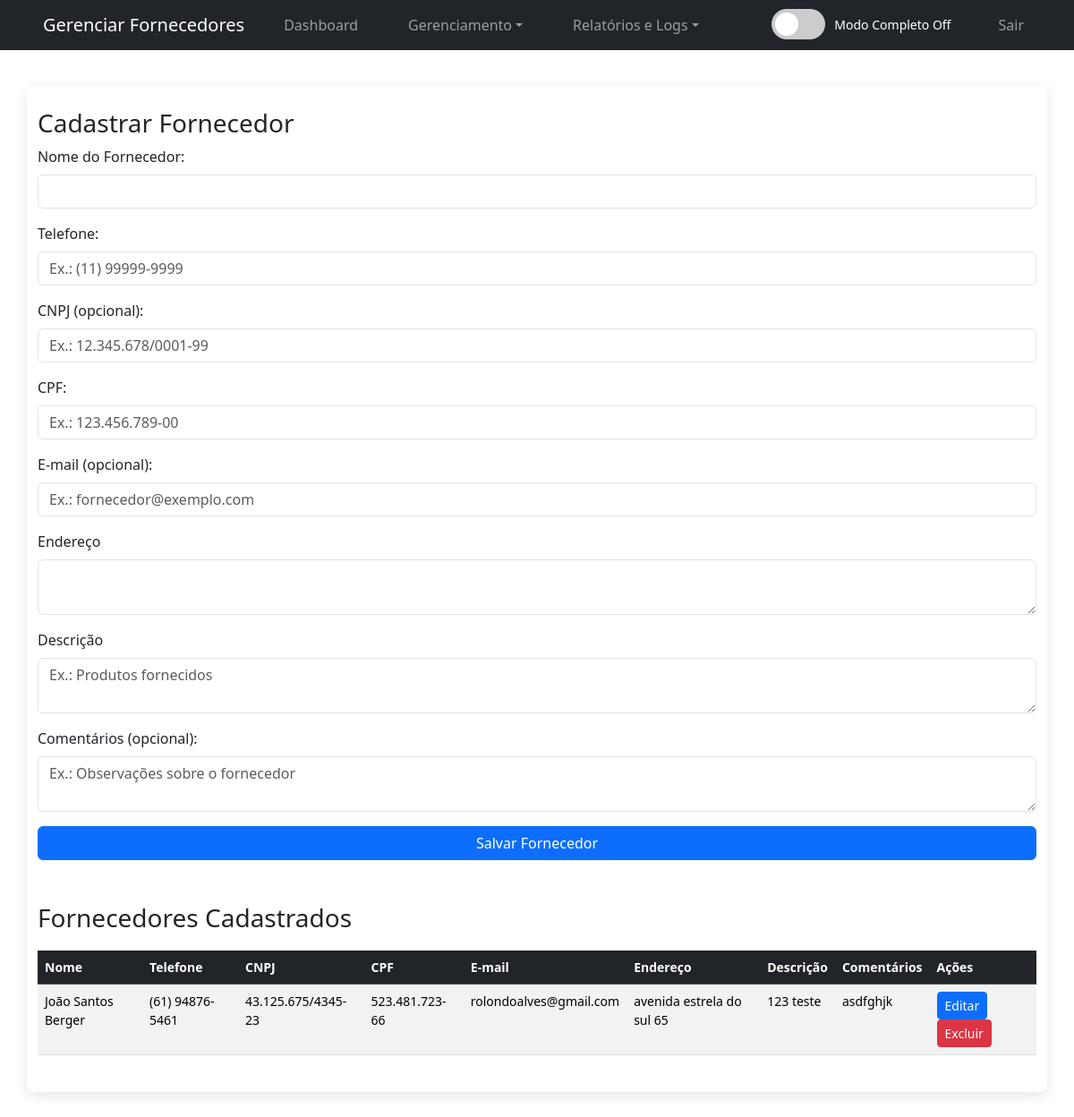
The app's page /gerenciar_fornecedores.php (signed in) with its own data.
### tables this page shows
CREATE TABLE `fornecedores` (
  `id` int(11) NOT NULL AUTO_INCREMENT,
  `nome` varchar(100) NOT NULL,
  `endereco` text DEFAULT NULL,
  `telefone` varchar(20) NOT NULL,
  `cnpj` varchar(18) DEFAULT NULL,
  `cpf` varchar(14) DEFAULT NULL,
  `email` varchar(100) DEFAULT NULL,
  `descrição` text DEFAULT NULL,
  `comentarios` text DEFAULT NULL,
  PRIMARY KEY (`id`)
);

### gerenciar_fornecedores.php (the view, shortened to what this page needs)
<?php
require_once 'conexao.php';
$sql_fornecedores = "SELECT * FROM fornecedores";
$resultado_fornecedores = $conexao->query($sql_fornecedores);
$fornecedores = [];
while ($row = $resultado_fornecedores->fetch_assoc()) {
    $fornecedores[] = $row;
}
?>
<!DOCTYPE html>
<html lang="pt-BR">
<head>
    <link rel="stylesheet" href="style.css">
    <link href="https://cdn.jsdelivr.net/npm/bootstrap@5.3.3/dist/css/bootstrap.min.css" rel="stylesheet">
</head>
<body>
    <?php include 'navbar.php'; ?>
    <div class="container">
        <h3>Cadastrar Fornecedor</h3>
        <form method="POST" action="gerenciar_fornecedores.php">
            <div class="mb-3">
                <label for="nome" class="form-label">Nome do Fornecedor:</label>
                <input type="text" class="form-control" name="nome" required>
            </div>
            <div class="mb-3">
                <label for="telefone" class="form-label">Telefone:</label>
                <input type="text" class="form-control" name="telefone" required placeholder="Ex.: (11) 99999-9999">
            </div>
            <div class="mb-3">
                <label for="cnpj" class="form-label">CNPJ (opcional):</label>
                <input type="text" class="form-control" name="cnpj" placeholder="Ex.: 12.345.678/0001-99">
            </div>
            <div class="mb-3">
                <label for="cpf" class="form-label">CPF:</label>
                <input type="text" class="form-control" name="cpf" placeholder="Ex.: 123.456.789-00">
            </div>
            <div class="mb-3">
                <label for="email" class="form-label">E-mail (opcional):</label>
                <input type="email" class="form-control" name="email" placeholder="Ex.: fornecedor@exemplo.com">
            </div>
            <div class="mb-3">
                <label for="endereco" class="form-label">Endereço</label>
                <textarea class="form-control" name="endereco"></textarea>
            </div>
            <div class="mb-3">
                <label for="descrição" class="form-label">Descrição</label>
                <textarea class="form-control" name="descrição" placeholder="Ex.: Produtos fornecidos"></textarea>
            </div>
            <div class="mb-3">
                <label for="comentarios" class="form-label">Comentários (opcional):</label>
                <textarea class="form-control" name="comentarios" placeholder="Ex.: Observações sobre o fornecedor"></textarea>
            </div>
            <button type="submit" class="btn btn-primary">Salvar Fornecedor</button>
        </form>
        <h3 class="mt-5">Fornecedores Cadastrados</h3>
        <table class="table table-striped table-hover">
            <thead class="table-dark">
                <tr>
                    <th>Nome</th>
                    <th>Telefone</th>
                    <th>CNPJ</th>
                    <th>CPF</th>
                    <th>E-mail</th>
                    <th>Endereço</th>
                    <th>Descrição</th>
                    <th>Comentários</th>
                    <th>Ações</th>
                </tr>
            </thead>
            <tbody>
                <?php if (!empty($fornecedores)): ?>
                    <?php foreach ($fornecedores as $fornecedor): ?>
                        <tr>
                            <td><?php echo htmlspecialchars($fornecedor['nome']); ?></td>
                            <td><?php echo htmlspecialchars($fornecedor['telefone']); ?></td>
                            <td><?php echo $fornecedor['cnpj'] ? htmlspecialchars($fornecedor['cnpj']) : '-'; ?></td>
                            <td><?php echo $fornecedor['cpf'] ? htmlspecialchars($fornecedor['cpf']) : '-'; ?></td>
                            <td><?php echo $fornecedor['email'] ? htmlspecialchars($fornecedor['email']) : '-'; ?></td>
                            <td><?php echo $fornecedor['endereco'] ? htmlspecialchars($fornecedor['endereco']) : '-'; ?></td>
                            <td><?php echo $fornecedor['descrição'] ? htmlspecialchars($fornecedor['descrição']) : '-'; ?></td>
                            <td><?php echo $fornecedor['comentarios'] ? htmlspecialchars($fornecedor['comentarios']) : '-'; ?></td>
                            <td>
                                <a href="editar_fornecedor.php?id=<?php echo $fornecedor['id']; ?>" class="btn btn-primary btn-sm">Editar</a>
                                <a href="gerenciar_fornecedores.php?excluir=<?php echo $fornecedor['id']; ?>"
                                    class="btn btn-danger btn-sm"
                                    onclick="return confirm('Tem certeza que deseja excluir este fornecedor? Todos os pedidos e produtos associados serão excluídos.')">Excluir</a>
                            </td>
                        </tr>
                    <?php endforeach; ?>
                <?php else: ?>
                    <tr>
                        <td colspan="9">Nenhum fornecedor cadastrado.</td>
                    </tr>
                <?php endif; ?>
            </tbody>
        </table>
    </div>
</body>
</html>

### style.css (style rules this page uses)
* { margin: 0; padding: 0; box-sizing: border-box; }
body { font-family: 'Segoe UI', Arial, sans-serif; background-color: #f5f6fa; color: #333; line-height: 1.6; }
.container { width: 70%; max-width: 900px; margin: 40px auto; background-color: white; padding: 25px; box-shadow: 0 4px 15px rgba(0,0,0,0.1); border-radius: 8px; }
input, select, textarea, button { width: 100%; padding: 12px; margin: 10px 0; border-radius: 5px; border: 1px solid #ddd; font-size: 15px; transition: border-color 0.3s ease; }
textarea { resize: vertical; min-height: 120px; }
button { background-color: #e74c3c; color: white; cursor: pointer; font-weight: bold; transition: background-color 0.3s ease, transform 0.2s ease; }
table { width: 100%; border-collapse: collapse; margin-top: 20px; font-size: 14px; }
th, td { padding: 12px 15px; border: 1px solid #ddd; text-align: left; }
th { background-color: #2c3e50; color: white; font-weight: bold; }
.btn { display: inline-block; padding: 8px 12px; text-decoration: none; border-radius: 4px; font-size: 14px; transition: background-color 0.3s ease, transform 0.2s ease; }

### records on screen
fornecedores: nome "João Santos Berger", telefone "(61) 94876-5461", cnpj "43.125.675/4345-23", cpf "523.481.723-66", email "rolondoalves@gmail.com", endereco "avenida estrela do sul 65", descrição "123 teste", comentarios "asdfghjk"

### other values on screen
$title "Gerenciar Fornecedores"
